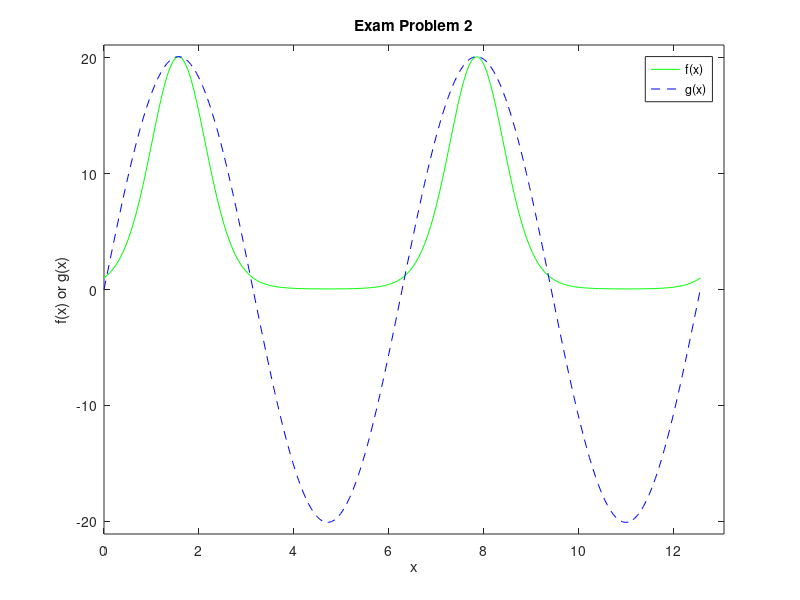

MATLAB code for this plot:
% Spencer Lyon
% Physics 330 Exam 1

% Problem 2
clear; clc; close all;
f = @(x) exp(3 * sin(x)) ;

x = linspace(0, 4 * pi, 200);

f_vals = f(x);
A = max(max(f_vals));

g = @(x) A * sin(x) ;

g_vals = g(x);



figure
axes()
plot(x, f_vals, 'g')
hold on
plot(x, g_vals, 'b--')
legend('f(x)', 'g(x)')
xlabel('x')
ylabel('f(x) or g(x)')
title('Exam Problem 2')
axis([0, 4 * pi + .5, -A - 1, A + 1])
hold off
